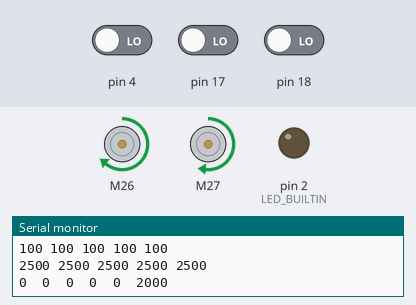
Recording of a sketch running on a simulated Arduino Uno, built with avr-gcc and run on an emulated ATmega328P. Parts: 2 × DC motor (green arrow = forward, orange = backward, longer = faster), output pins drawn as LEDs (lit = HIGH), the last lines printed to the serial monitor. The test bench sets the inputs (shaded band); at power-on: pin 17 LOW, pin 4 LOW, pin 18 LOW.

Above: at 12.7 s.
12.8 s: pin 17 driven HIGH
At 14.3 s:
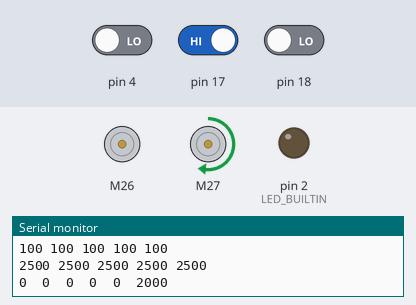
18.0 s: pin 17 driven LOW
At 23.8 s:
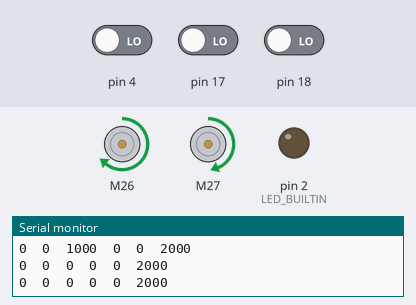
Timing chart, 0 to 31.8 s (numbered marks = the images above; inputs shaded):
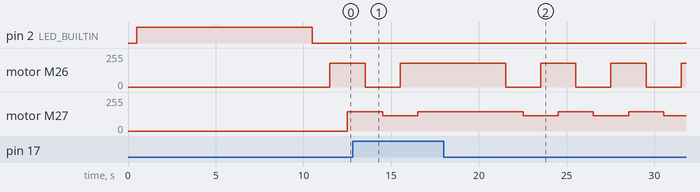

Measured:
- after the input at 12.8 s, motor M26: goes on until 15.5 s, then stays forward 180/255
- after the input at 18.0 s, motor M26: alternates forward 180/255 for 2.0 s and stopped for 2.0 s, starting after 3.5 s; motor M27: alternates forward 144/255 for 2.0 s and forward 114/255 for 2.0 s, starting after 4.5 s

The sketch:

TESTE_MOVIMENTO_SEM_PID_KATCHAU.ino
```cpp
#include <QTRSensors.h>
#include <SparkFun_TB6612.h>

#define AIN1 26
#define AIN2 25
#define BIN1 27
#define BIN2 32
#define PWMA 14
#define PWMB 12
#define STBY 33

#define LED_BUILTIN 2

#define lum 500

//Configuraçoes dos motores
const int offsetA = 1;
const int offsetB = 1;

Motor motor1 = Motor(AIN1, AIN2, PWMA, offsetA, STBY);
Motor motor2 = Motor(BIN1, BIN2, PWMB, offsetB, STBY);

int speedRight = 180;
int speedLeft = speedRight*0.80;

//Sensores var config
QTRSensors qtr;

const uint8_t SensorCount = 5;
uint16_t sensorValues[SensorCount];

void setup() {
  // configure the sensors
  qtr.setTypeRC();
  qtr.setSensorPins((const uint8_t[]){22, 4, 17, 18, 23}, SensorCount);
  qtr.setEmitterPin(16);

  delay(500);
  pinMode(LED_BUILTIN, OUTPUT);
  digitalWrite(LED_BUILTIN, HIGH); // turn on Arduino's LED to indicate we are in calibration mode

  // 2.5 ms RC read timeout (default) * 10 reads per calibrate() call
  // = ~25 ms per calibrate() call.
  // Call calibrate() 400 times to make calibration take about 10 seconds.
  for (uint16_t i = 0; i < 400; i++)
  {
    qtr.calibrate();
  }
  digitalWrite(LED_BUILTIN, LOW); // turn off Arduino's LED to indicate we are through with calibration

  // print the calibration minimum values measured when emitters were on
  Serial.begin(9600);
  for (uint8_t i = 0; i < SensorCount; i++)
  {
    Serial.print(qtr.calibrationOn.minimum[i]);
    Serial.print(' ');
  }
  Serial.println();

  // print the calibration maximum values measured when emitters were on
  for (uint8_t i = 0; i < SensorCount; i++)
  {
    Serial.print(qtr.calibrationOn.maximum[i]);
    Serial.print(' ');
  }
  Serial.println();
  Serial.println();
  delay(1000);
}

void forward(){
    motor1.drive(speedRight,1000);
    motor2.drive(speedLeft,1000);
}

void left(){
    motor1.drive(speedRight - 30,1000);
    motor2.drive(0,1000);
}

void right(){
    motor1.drive(0,1000);
    motor2.drive(speedLeft - 30,1000);
}

void loop() {
  // put your main code here, to run repeatedly:
  uint16_t position = qtr.readLineWhite(sensorValues);

   for (uint8_t i = 0; i < SensorCount; i++)
  {
    Serial.print(sensorValues[i]);
    Serial.print('\t');
  }
  Serial.println(position);

  if(sensorValues[4] < lum){
    forward();
  }
  if(sensorValues[6] < lum || sensorValues[5] < lum && sensorValues[4] > lum){
    left();
  }
  if(sensorValues[2] < lum || sensorValues[3] < lum && sensorValues[4] > lum){
    right();
  }

}
```
